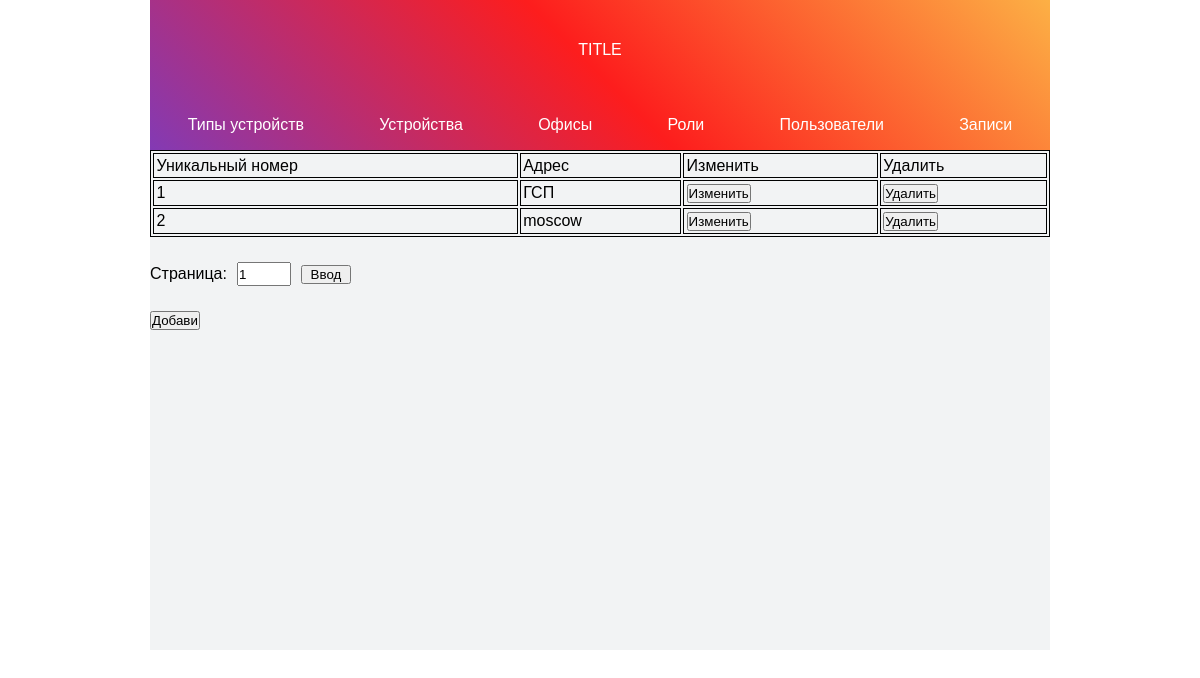
The page /showTable/3 on the database its author committed.
### adminpanel/models.py (models this page shows, shortened)
class Office(models.Model):
    adress = models.CharField(max_length=200)

### adminpanel/views.py (the view)
# urls.py: path('showTable/<int:num>', views.showTable, name='showTable'),
@requires_csrf_token
def showTable(request, num, bool = False):
    page = 1
    if (request.method == 'POST' and bool == False):
        page = int(request.POST.get('page_num'))
    else:
        page = 1
    i = 10 * (page-1)
    k = 10 * page
    model = getModel(num)
    if (model == None):
        return render(request, 'adminpanel/index.html')
    print((model.__name__ + 'Table.html'))
    objects = model.objects.all()
    if (objects.count() == 0):
           maxPages = 1
    else:
        if ((objects.count()/10).is_integer() == False):
            maxPages = math.floor(objects.count()/10 + 1)
        else:
            maxPages = math.floor(objects.count()/10)
    objects = model.objects.all()[i:k]
    return render(request, 'adminpanel/' + (model.__name__ + 'Table.html'), {'data': objects,
                                                             'numPage': page,
                                                             'maxPages': maxPages})

### adminpanel/models.py (called while the page is built)
def getModel(num):
    if num==1:
        return Type
    elif num==2:
        return Device
    elif num==3:
        return Office
    elif num==4:
        return ClientRole
    elif num==5:
        return Client
    elif num==6:
        return Entry
    else:
        return None

### adminpanel/templates/adminpanel/OfficeTable.html (shortened to what this page needs)
<!DOCTYPE html>
{% load static %}
<html lang="en">
<head>
    <link href="{% static 'css/style.css' %}" rel="stylesheet"/>
</head>
<body>
    <div class="content">
        <div class="header">
            <p><a href="">TITLE</a></p>
            <ul id="menuPanel">
                <li><a href="{% url 'showTable' num=1 %}">Типы устройств</a></li>
                <li><a href="{% url 'showTable' num=2 %}">Устройства</a></li>
                <li><a href="{% url 'showTable' num=3 %}">Офисы</a></li>
                <li><a href="{% url 'showTable' num=4 %}">Роли</a></li>
                <li><a href="{% url 'showTable' num=5 %}">Пользователи</a></li>
                <li><a href="{% url 'showTable' num=6 %}">Записи</a></li>
            </ul>
        </div>
        <div class="body">
            <table>
                <tr>
                    <td>
                        <p>Уникальный номер</p>
                    </td>
                    <td>
                        <p>Адрес</p>
                    </td>
                    <td>
                        <p>Изменить</p>
                    </td>
                    <td>
                        <p>Удалить</p>
                    </td>
                </tr>
                {% for object in data %}
                    <tr>
                        <td>
                            <p>{{ object.id }}</p>
                        </td>
                        <td>
                            <p>{{ object.adress }}</p>
                        </td>
                        <form action="{% url 'updateRecord' num=3 pk=object.id%}" method=POST>
                            <td>
                                <input type=submit value="Изменить">
                            </td>
                        </form>
                        <form action="{% url 'deleteRecord' num=3 pk=object.id %}" method=POST>
                            <td>
                                <button value={{ object.id }} name="pk">Удалить</button>
                            </td>
                        </form>
                    </tr>
                {% endfor %}
            </table>
            <form action="{% url 'showTable' num=3 %}" method=POST>
                <div class="selectPage">
                    <p>Страница:</p>
                    <input id="page_num" name="page_num" type="number" value={{ numPage }} min = 1 max = {{ maxPages }}>
                    <input type="submit" value="Ввод">
                </div>
            </form>
            <form action="{% url 'updateRecord' num=3 pk=0 %}" method=POST>
                <div class="selectPage">
                    <input type="submit" value="Добавить">
                </div>
            </form>
        </div>
    </div>
</body>
</html>

### adminpanel/static/css/style.css (style rules this page uses)
* { margin: 0; padding: 0; font-family: Arial, sans-serif; }
ul { list-style: none; }
a { transition: .5s; cursor: pointer; text-decoration: none; color: white; }
table, th, td { border: 1px solid black; }
td { padding: 2.5px; }
table { width: 100%; }
#menuPanel { width: 900px; height: 50px; list-style: none; display: flex; justify-content: space-around; align-items: center; }
.content { width: 900px; min-height: 500px; margin: 0 auto; }
.header { display: flex; width: 100%; height: 150px; background: linear-gradient(45deg, rgba(131,58,180,1) 0%, rgba(253,29,29,1) 50%, rgba(252,176,69,1) 100%); align-items: center; justify-content: center; flex-flow: column wrap; }
.header p { width: 900px; height: 100px; list-style: none; display: flex; justify-content: space-around; align-items: center; }
.body { background-color: #f2f3f4; min-height: 500px; }
.selectPage { width: 900px; display: flex; align-items: center; justify-content: left; margin-top: 25px; }
.selectPage > * { margin: 0px 10px 0 0; }
.selectPage input[type=number] { width: 50px; height: 20px; }
.selectPage input[type=submit] { width: 50px; }

### rows shown on the page
Office: id "1", adress "ГСП"
Office: id "2", adress "moscow"
